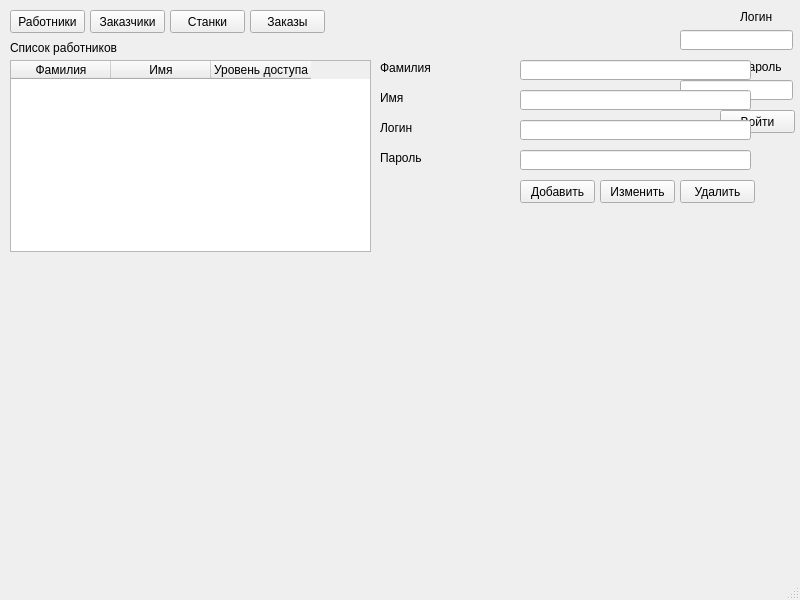
<?xml version="1.0" encoding="UTF-8"?>
<ui version="4.0">
 <class>MainWindow</class>
 <widget class="QMainWindow" name="MainWindow">
  <property name="geometry">
   <rect>
    <x>0</x>
    <y>0</y>
    <width>800</width>
    <height>600</height>
   </rect>
  </property>
  <property name="windowTitle">
   <string>MainWindow</string>
  </property>
  <widget class="QWidget" name="centralwidget">
   <widget class="QLineEdit" name="lineEdit">
    <property name="geometry">
     <rect>
      <x>680</x>
      <y>30</y>
      <width>113</width>
      <height>20</height>
     </rect>
    </property>
   </widget>
   <widget class="QLineEdit" name="lineEdit_2">
    <property name="geometry">
     <rect>
      <x>680</x>
      <y>80</y>
      <width>113</width>
      <height>20</height>
     </rect>
    </property>
   </widget>
   <widget class="QLabel" name="label">
    <property name="geometry">
     <rect>
      <x>740</x>
      <y>10</y>
      <width>47</width>
      <height>13</height>
     </rect>
    </property>
    <property name="text">
     <string>Логин</string>
    </property>
   </widget>
   <widget class="QLabel" name="label_2">
    <property name="geometry">
     <rect>
      <x>740</x>
      <y>60</y>
      <width>47</width>
      <height>13</height>
     </rect>
    </property>
    <property name="text">
     <string>Пароль</string>
    </property>
   </widget>
   <widget class="QPushButton" name="pushButton">
    <property name="geometry">
     <rect>
      <x>720</x>
      <y>110</y>
      <width>75</width>
      <height>23</height>
     </rect>
    </property>
    <property name="text">
     <string>Войти</string>
    </property>
   </widget>
   <widget class="QPushButton" name="pushButton_2">
    <property name="geometry">
     <rect>
      <x>10</x>
      <y>10</y>
      <width>75</width>
      <height>23</height>
     </rect>
    </property>
    <property name="text">
     <string>Работники</string>
    </property>
   </widget>
   <widget class="QPushButton" name="pushButton_3">
    <property name="geometry">
     <rect>
      <x>90</x>
      <y>10</y>
      <width>75</width>
      <height>23</height>
     </rect>
    </property>
    <property name="text">
     <string>Заказчики</string>
    </property>
   </widget>
   <widget class="QPushButton" name="pushButton_4">
    <property name="geometry">
     <rect>
      <x>170</x>
      <y>10</y>
      <width>75</width>
      <height>23</height>
     </rect>
    </property>
    <property name="text">
     <string>Станки</string>
    </property>
   </widget>
   <widget class="QPushButton" name="pushButton_5">
    <property name="geometry">
     <rect>
      <x>250</x>
      <y>10</y>
      <width>75</width>
      <height>23</height>
     </rect>
    </property>
    <property name="text">
     <string>Заказы</string>
    </property>
   </widget>
   <widget class="QLabel" name="label_3">
    <property name="geometry">
     <rect>
      <x>10</x>
      <y>40</y>
      <width>141</width>
      <height>16</height>
     </rect>
    </property>
    <property name="text">
     <string>Список работников</string>
    </property>
   </widget>
   <widget class="QPushButton" name="pushButton_6">
    <property name="geometry">
     <rect>
      <x>520</x>
      <y>180</y>
      <width>75</width>
      <height>23</height>
     </rect>
    </property>
    <property name="text">
     <string>Добавить</string>
    </property>
   </widget>
   <widget class="QPushButton" name="pushButton_7">
    <property name="geometry">
     <rect>
      <x>600</x>
      <y>180</y>
      <width>75</width>
      <height>23</height>
     </rect>
    </property>
    <property name="text">
     <string>Изменить</string>
    </property>
   </widget>
   <widget class="QPushButton" name="pushButton_8">
    <property name="geometry">
     <rect>
      <x>680</x>
      <y>180</y>
      <width>75</width>
      <height>23</height>
     </rect>
    </property>
    <property name="text">
     <string>Удалить</string>
    </property>
   </widget>
   <widget class="QLineEdit" name="lineEdit_3">
    <property name="geometry">
     <rect>
      <x>520</x>
      <y>60</y>
      <width>231</width>
      <height>20</height>
     </rect>
    </property>
   </widget>
   <widget class="QLineEdit" name="lineEdit_4">
    <property name="geometry">
     <rect>
      <x>520</x>
      <y>90</y>
      <width>231</width>
      <height>20</height>
     </rect>
    </property>
   </widget>
   <widget class="QLineEdit" name="lineEdit_5">
    <property name="geometry">
     <rect>
      <x>520</x>
      <y>120</y>
      <width>231</width>
      <height>20</height>
     </rect>
    </property>
   </widget>
   <widget class="QLabel" name="label_4">
    <property name="geometry">
     <rect>
      <x>380</x>
      <y>60</y>
      <width>131</width>
      <height>16</height>
     </rect>
    </property>
    <property name="text">
     <string>Фамилия</string>
    </property>
   </widget>
   <widget class="QLabel" name="label_5">
    <property name="geometry">
     <rect>
      <x>380</x>
      <y>90</y>
      <width>131</width>
      <height>16</height>
     </rect>
    </property>
    <property name="text">
     <string>Имя</string>
    </property>
   </widget>
   <widget class="QLabel" name="label_6">
    <property name="geometry">
     <rect>
      <x>380</x>
      <y>120</y>
      <width>131</width>
      <height>16</height>
     </rect>
    </property>
    <property name="text">
     <string>Логин</string>
    </property>
   </widget>
   <widget class="QLabel" name="label_7">
    <property name="geometry">
     <rect>
      <x>380</x>
      <y>150</y>
      <width>131</width>
      <height>16</height>
     </rect>
    </property>
    <property name="text">
     <string>Пароль</string>
    </property>
   </widget>
   <widget class="QLineEdit" name="lineEdit_6">
    <property name="geometry">
     <rect>
      <x>520</x>
      <y>150</y>
      <width>231</width>
      <height>20</height>
     </rect>
    </property>
   </widget>
   <widget class="QTableWidget" name="tableWidget">
    <property name="geometry">
     <rect>
      <x>10</x>
      <y>60</y>
      <width>361</width>
      <height>192</height>
     </rect>
    </property>
    <property name="inputMethodHints">
     <set>Qt::ImhNone</set>
    </property>
    <property name="editTriggers">
     <set>QAbstractItemView::NoEditTriggers</set>
    </property>
    <property name="dragEnabled">
     <bool>false</bool>
    </property>
    <property name="dragDropMode">
     <enum>QAbstractItemView::NoDragDrop</enum>
    </property>
    <property name="showGrid">
     <bool>true</bool>
    </property>
    <property name="gridStyle">
     <enum>Qt::CustomDashLine</enum>
    </property>
    <attribute name="verticalHeaderCascadingSectionResizes">
     <bool>false</bool>
    </attribute>
    <column>
     <property name="text">
      <string>Фамилия</string>
     </property>
    </column>
    <column>
     <property name="text">
      <string>Имя</string>
     </property>
    </column>
    <column>
     <property name="text">
      <string>Уровень доступа</string>
     </property>
    </column>
   </widget>
  </widget>
  <widget class="QStatusBar" name="statusbar"/>
 </widget>
 <resources/>
 <connections/>
</ui>
